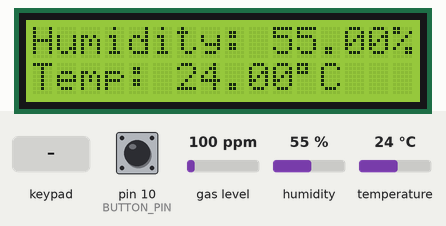
Simulated run of this sketch. Board: Arduino Uno, built with avr-gcc and run on an emulated ATmega328P. Parts: 16×2 character LCD. The inputs (shaded band) are chosen by the test bench; at power-on: pin 10 (BUTTON_PIN) LOW, gas level 100 ppm, humidity 55 %, temperature 24 °C.

Above: at 1.7 s.
1.8 s: keypad keys 7 + 5 = pressed 0.4 s apart
At 3.8 s:
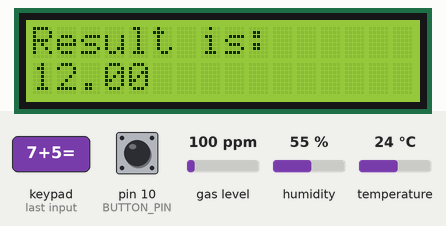
4.9 s: pin 10 (BUTTON_PIN) pulled HIGH for 0.15 s
At 5.2 s:
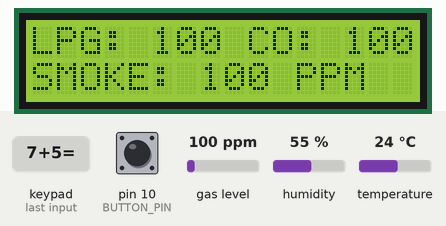
6.5 s: keypad keys 7 8 9 * pressed 0.4 s apart
At 8.3 s:
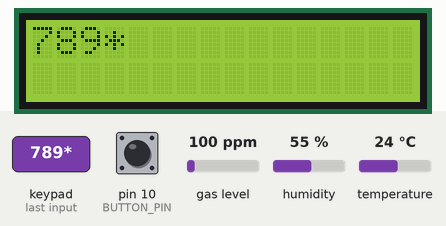
9.6 s: keypad keys 7 8 9 * * pressed 0.4 s apart
At 12.0 s:
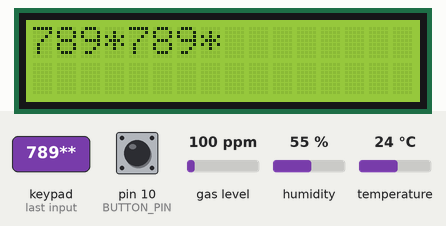
13.1 s: keypad keys 7 8 9 * = pressed 0.4 s apart
At 14.6 s:
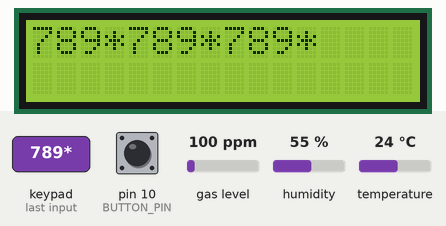
16.6 s: keypad keys 6 * 7 = pressed 0.4 s apart
At 18.6 s:
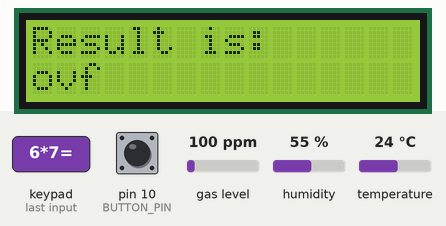
Timing chart, 0 to 20.1 s (numbered marks = the images above; inputs shaded):
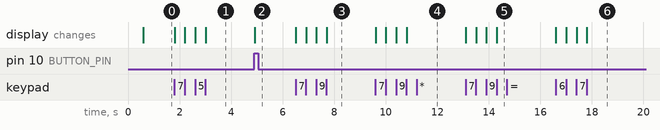

The sketch:

ArduinoProject.ino
```cpp
#include <MQ2.h>
#include <DHT.h>
#include <Keypad.h>
#include <LiquidCrystal.h>
// introduce the libraries for hardware interaction

#define LCD_PINS 12,11,5,4,3,2
#define GAS_SENZOR_PIN 13
#define HUM_TEMP_SENZOR_PIN 7
#define KEYPAD_ROW_PINS (byte[]){19,18,17,16}
#define KEYPAD_COLUMN_PINS (byte[]){15,14,8,9}
#define LCD_CONTRAST_PIN 6
#define BUTTON_PIN 10
// macros for pins

#define HUM_TEMP_SENZOR_TYPE DHT11
#define KEYPAD_TYPE 4,4
#define LCD_SCREEN_TYPE 16,2
#define LCD_CONTRAST_MAX 100
#define LCD_NEXT_ROW 0,1
// macros for special constants

#define HUM String(temp_hum_senzor.readHumidity())+String('%')
#define TEMP String(temp_hum_senzor.readTemperature())
#define TEMP_SIGN String((char)223)+String('C')
#define LPG String((int)gas_senzor.readLPG())
#define CO String((int)gas_senzor.readCO())
#define SMOKE String((int)gas_senzor.readSmoke())
#define END_ELEM_EQUATION(i) equation[strlen(equation)-i]
// macros for utilities
// a macro for printing the humidity and one for temperature
// a macro for printing the the temeperature notation
// a macro for printing the LPG, and one for CO and one for smoke
// and a macro for returning the last i elemenet of the equation

bool previous_button_phase=false;
// variable that stores the last stage of the button

bool default_activity=true;
// variable that stores the default activity of the aplication

bool calculator_on=false;
// variable that stores if calculator is on

char equation[33]={NULL};
// variable that stores the mathematical equation

char operators[16]={NULL};
// variable that stores the operators of the equation

struct{
  double elements[16];
  byte lenght=0;
}numbers;
// struct with an array and a length
// used for storing the numbers of the equation

LiquidCrystal lcd(LCD_PINS);
MQ2 gas_senzor(GAS_SENZOR_PIN);
DHT temp_hum_senzor(HUM_TEMP_SENZOR_PIN,HUM_TEMP_SENZOR_TYPE);
Keypad matrix_keypad(makeKeymap(((char[][4]){"123+","456-","789*",".0=%"})),
                    KEYPAD_ROW_PINS,KEYPAD_COLUMN_PINS,KEYPAD_TYPE);
// objects for the lcd screen, the humidity and temperature senzor
// and the matrix keypad

void setup(){
  prepare_screen();
  // prepare the lcd screen

  prepare_senzors();
  // prepare the humidity and temperature senzor
}

void loop(){
  track_button();
  // track the state of the button

  calculator();
  // execute the commands of the calculator
}

// function that turns on and sets the contrast of the lcd screen
void prepare_screen(){
  lcd.begin(LCD_SCREEN_TYPE);
  // start the lcd screen

  analogWrite(LCD_CONTRAST_PIN,LCD_CONTRAST_MAX);
  // set the contrast of the lcd screen to max contrast
}

// function that prepares the humidity and temperature senzor
void prepare_senzors(){
  temp_hum_senzor.begin();
  // start the humidity and temperature senzor

  gas_senzor.begin();
  // start the gas senzor

  pinMode(BUTTON_PIN,INPUT);
  // set the input to button's pin

  print_hum_temp();
  // print the humidity and the temperature
}

// function that prints the humidity and the temperature
void print_hum_temp(){
  lcd.clear();
  // clear the screen

  lcd.home();
  // set the cursor to the start of the lcd scren

  lcd.print(String("Humidity: ")+HUM);
  // print the humidity

  lcd.setCursor(LCD_NEXT_ROW);
  // set the cursor to the next row

  lcd.print(String("Temp: ")+TEMP+TEMP_SIGN);
  // print the temperature
}

// function that tracks the state of the button
void track_button(){
  bool current_button_phase=digitalRead(BUTTON_PIN);
  // read the stage of the button

  if(!previous_button_phase && current_button_phase) set_activity();
  // if the button is pressed right now
  // change the activity and execute the commands

  previous_button_phase=current_button_phase;
  // set the old value of the button to the new value of the button
}

// function that changes and starts the activity of the button
void set_activity(){
  if(!default_activity || calculator_on) print_hum_temp();
  else print_gas_info();
  // execute the opposite of the current activity

  switch_activity();
  // switch the activity
}

// function that switches the activity of the button
void switch_activity(){
  default_activity=!default_activity;
  // switch the activity of the button

  reset();
  // reset the values
}

// function that resets the values
void reset(){
  calculator_on=false;
  // set the variable that tracks state of the calculator to false

  numbers.lenght=0;
  // set the length of the array to 0

  memset(equation,0,sizeof(equation));
  memset(operators,0,sizeof(operators));
  memset(numbers.elements,0,sizeof(numbers.elements));
  // set the memory of equation, operators and numbers to 0
}

// function that prints the LPG, the CO and the smoke
void print_gas_info(){
  lcd.clear();
  // clear the screen

  lcd.home();
  // set the cursor to the start of the lcd scren

  lcd.print(String("LPG: ")+LPG+String(" CO: ")+CO);
  // print the LPG and the CO

  lcd.setCursor(LCD_NEXT_ROW);
  // set the cursor to the next row

  lcd.print(String("SMOKE: ")+SMOKE+String(" PPM"));
  // print the smoke
}

// function that actions the calculator
void calculator(){
  char button=matrix_keypad.getKey();
  // get the pressed key

  // if the key isn't NULL
  if(button){
    calculator_on=true;
    // set the variable that tracks state of the calculator to true

    new_equation_screen();
    // clear the screen if a new equation starts

    execute_button_command(button);
    // make the commands for every specific button
  }
}

// function that clears the screen when a new equation starts
void new_equation_screen(){
  if(!strlen(equation)) lcd.clear();
  // clear the screen if the equation don't started
}

// function for commands for every specific button
void execute_button_command(char button){
  // skip if the character is invalid
  if(
     (!strlen(equation) && strchr("+*%.=",button)) ||
     (strchr("+*%.=",button) && strchr("+-*%.=",END_ELEM_EQUATION(1))) ||
     (button=='-' && END_ELEM_EQUATION(1)=='-' && END_ELEM_EQUATION(2)=='-') ||
     (strcmp(equation,"-")==0 && button=='-'));
  // else if the button is = do the calculations
  else if(button=='='){
    break_equation();
    // break the equation in numbers and operators

    print_result();
    // print the result to the screen
  }
  // check if the equation doesn't tocuh the limit
  else if(strlen(equation)!=32 && (!strchr("+-*%.",button) || strlen(equation)!=31)){
    append(equation,button);
    // add the key to the equation

    lcd.setCursor((strlen(equation)-1)%16,(strlen(equation)-1)/16);
    // set cursor to the new location

    lcd.print(button);
    // print the button
  }
}

// function that breaks the equation in numbers and operators
void break_equation(){
  char number[32]={NULL};
  // define an empty char array for the number

  byte equation_length=strlen(equation);
  // variable that stores the length of the equation

  // browse the entire equation
  for(byte i=0;i<equation_length;i++){
    // if the current character is an operator
    if(strchr("+-*%",equation[i])){
      // if the last character was also an operator add the sign to the number
      if(strchr("+-*%",equation[i-1])) append(number,equation[i]);
      else{
        append(operators,equation[i]);
        add_number(number);
        memset(number,0,sizeof(number));
      }
      // otherwise add the operator and the number to lists and reset the number
    }
    else append(number,equation[i]);
    // otherwise continue construction of the number
  }
  add_number(number);
  // add the last number
}

// function that appendes a char to a char array
void append(char* string,char character){
  string[strlen(string)]=character;
  // set the value of last element+1 to the given character

  string[strlen(string)+1]=NULL;
  // set the next element to NULL
}

// function that converts the char array to a double and add it in the numbers array
void add_number(char* s){
  numbers.elements[numbers.lenght++]=atof(s);
  // convert the char array to a double and add it in the array
}

// function that prints the result
void print_result(){
  lcd.clear();
  // clear the screen

  lcd.home();
  // set the cursor to the start of the lcd scren

  lcd.print("Result is: ");
  // prepare printing the result

  lcd.setCursor(LCD_NEXT_ROW);
  // set the cursor to the next row

  lcd.print(calculate());
  // calculate and print the result

  reset();
  // reset the values
}

// function that calculates and returns the result
double calculate(){
  byte operators_length=strlen(operators);

  // browse the array of operators
  for(byte i=0;i<operators_length;i++){
    // if the current operator is * or %
    if(strchr("*%",operators[i])){
      if(operators[i]=='*') numbers.elements[i]*=numbers.elements[i+1];
      else numbers.elements[i]/=numbers.elements[i+1];
      // multiply the numbers if operator is * else divide them

      delete_number(i+1);
      // rearrange the array

      strcpy(operators+i,operators+i+1);
      // delete the operator from the char array

      recalculate_index_lenght(i,operators_length);
      // repair the values of index and length
    }
  }

  // browse again the array of operators
  for(byte i=0;i<operators_length;i++){
    // if the current operator is +, add the numbers
    if(operators[i]=='+') numbers.elements[i]+=numbers.elements[i+1];
    // else if the current operator is -, substract the numbers
    else if(operators[i]=='-') numbers.elements[i]-=numbers.elements[i+1];

    delete_number(i+1);
    // rearrange the array

    strcpy(operators+i,operators+i+1);
    // delete the operator from the char array

    recalculate_index_lenght(i,operators_length);
    // repair the values of index and length
  }

  return numbers.elements[0];
  // return the result
}

// function that rearranges the array
void delete_number(byte index){
  for(byte i=index;i<numbers.lenght-1;i++) numbers.elements[i]=numbers.elements[i+1];
  // delete a number from array

  numbers.lenght--;
  // decrement the length of the array
}

// function that keeps the correct position for the arrat
void recalculate_index_lenght(byte &index,byte &operators_lenght){
  index--;
  operators_lenght--;
  // decrement the index and the lenght by one
}
```

Measured:
- after the input at 1.8 s, the display: first changes at once (image 1 shows a later state)
- after the input at 4.9 s, the display: changes at once (image 2)
- after the input at 6.5 s, the display: first changes at once (image 3 shows a later state)
- after the input at 9.6 s, the display: first changes at once (image 4 shows a later state)
- after the input at 13.1 s, the display: first changes at once (image 5 shows a later state)
- after the input at 16.6 s, the display: first changes at once (image 6 shows a later state)
